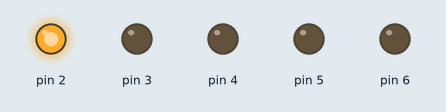
Simulated run of this sketch. Board: Arduino Uno, built with avr-gcc and run on an emulated ATmega328P. Parts: output pins drawn as LEDs (lit = HIGH).

Above: at 0.5 s.
At 2.5 s:
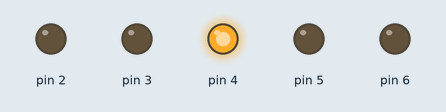
At 3.5 s:
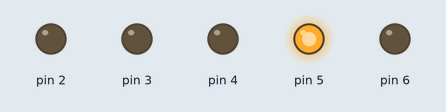
At 4.5 s:
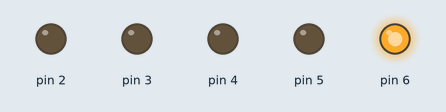
At 9.5 s:
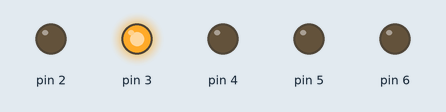
Timing chart, 0 to 10.4 s (numbered marks = the images above):
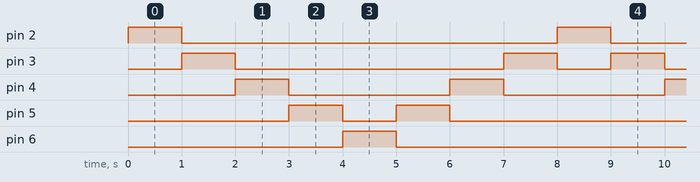

Measured:
- by itself, pin 2, pin 6: alternates HIGH for 1.0 s and LOW for 7.0 s
- by itself, pin 3: repeats every 8.0 s: LOW 5.0 s, HIGH 1.0 s, LOW 1.0 s, HIGH 1.0 s
- by itself, pin 4: alternates HIGH for 1.0 s and LOW for 3.0 s
- by itself, pin 5: repeats every 8.0 s: LOW 1.0 s, HIGH 1.0 s, LOW 5.0 s, HIGH 1.0 s

The sketch:

dian_deng.ino
```cpp
int i = 0;

void setup()
{
  for (i = 2; i <= 6; i++){
    pinMode(i, OUTPUT);
  }

}

void loop() {
  for (i = 2; i <= 6; i++){
    digitalWrite(i, HIGH);
    delay(1000);
    digitalWrite(i, LOW);
  }
  for (i = 5; i > 2; i--){
    digitalWrite(i, HIGH);
    delay(1000);
    digitalWrite(i, LOW);
  }
}
```
